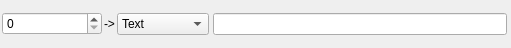
<?xml version="1.0" encoding="UTF-8"?>
<ui version="4.0">
 <class>VTT_Widget</class>
 <widget class="QWidget" name="VTT_Widget">
  <property name="geometry">
   <rect>
    <x>0</x>
    <y>0</y>
    <width>511</width>
    <height>48</height>
   </rect>
  </property>
  <property name="windowTitle">
   <string>Form</string>
  </property>
  <layout class="QHBoxLayout" name="horizontalLayout">
   <property name="spacing">
    <number>2</number>
   </property>
   <property name="leftMargin">
    <number>2</number>
   </property>
   <property name="topMargin">
    <number>2</number>
   </property>
   <property name="rightMargin">
    <number>2</number>
   </property>
   <property name="bottomMargin">
    <number>2</number>
   </property>
   <item>
    <widget class="QDoubleSpinBox" name="value">
     <property name="minimumSize">
      <size>
       <width>100</width>
       <height>0</height>
      </size>
     </property>
     <property name="decimals">
      <number>0</number>
     </property>
    </widget>
   </item>
   <item>
    <widget class="QLabel" name="label_2">
     <property name="text">
      <string>-&gt;</string>
     </property>
    </widget>
   </item>
   <item>
    <widget class="QComboBox" name="mode_switch">
     <item>
      <property name="text">
       <string>Text</string>
      </property>
     </item>
     <item>
      <property name="text">
       <string>Conversion</string>
      </property>
     </item>
    </widget>
   </item>
   <item>
    <widget class="QStackedWidget" name="mode">
     <property name="currentIndex">
      <number>0</number>
     </property>
     <widget class="QWidget" name="page">
      <layout class="QHBoxLayout" name="horizontalLayout_2" stretch="0">
       <property name="spacing">
        <number>2</number>
       </property>
       <property name="leftMargin">
        <number>2</number>
       </property>
       <property name="topMargin">
        <number>2</number>
       </property>
       <property name="rightMargin">
        <number>2</number>
       </property>
       <property name="bottomMargin">
        <number>2</number>
       </property>
       <item>
        <widget class="QLineEdit" name="text">
         <property name="placeholderText">
          <string/>
         </property>
        </widget>
       </item>
      </layout>
     </widget>
     <widget class="QWidget" name="page_2">
      <layout class="QHBoxLayout" name="horizontalLayout_3">
       <property name="spacing">
        <number>2</number>
       </property>
       <property name="leftMargin">
        <number>2</number>
       </property>
       <property name="topMargin">
        <number>2</number>
       </property>
       <property name="rightMargin">
        <number>2</number>
       </property>
       <property name="bottomMargin">
        <number>2</number>
       </property>
       <item>
        <widget class="QPushButton" name="conversion_btn">
         <property name="text">
          <string>Referenced conversion</string>
         </property>
        </widget>
       </item>
      </layout>
     </widget>
    </widget>
   </item>
  </layout>
 </widget>
 <resources/>
 <connections/>
</ui>
